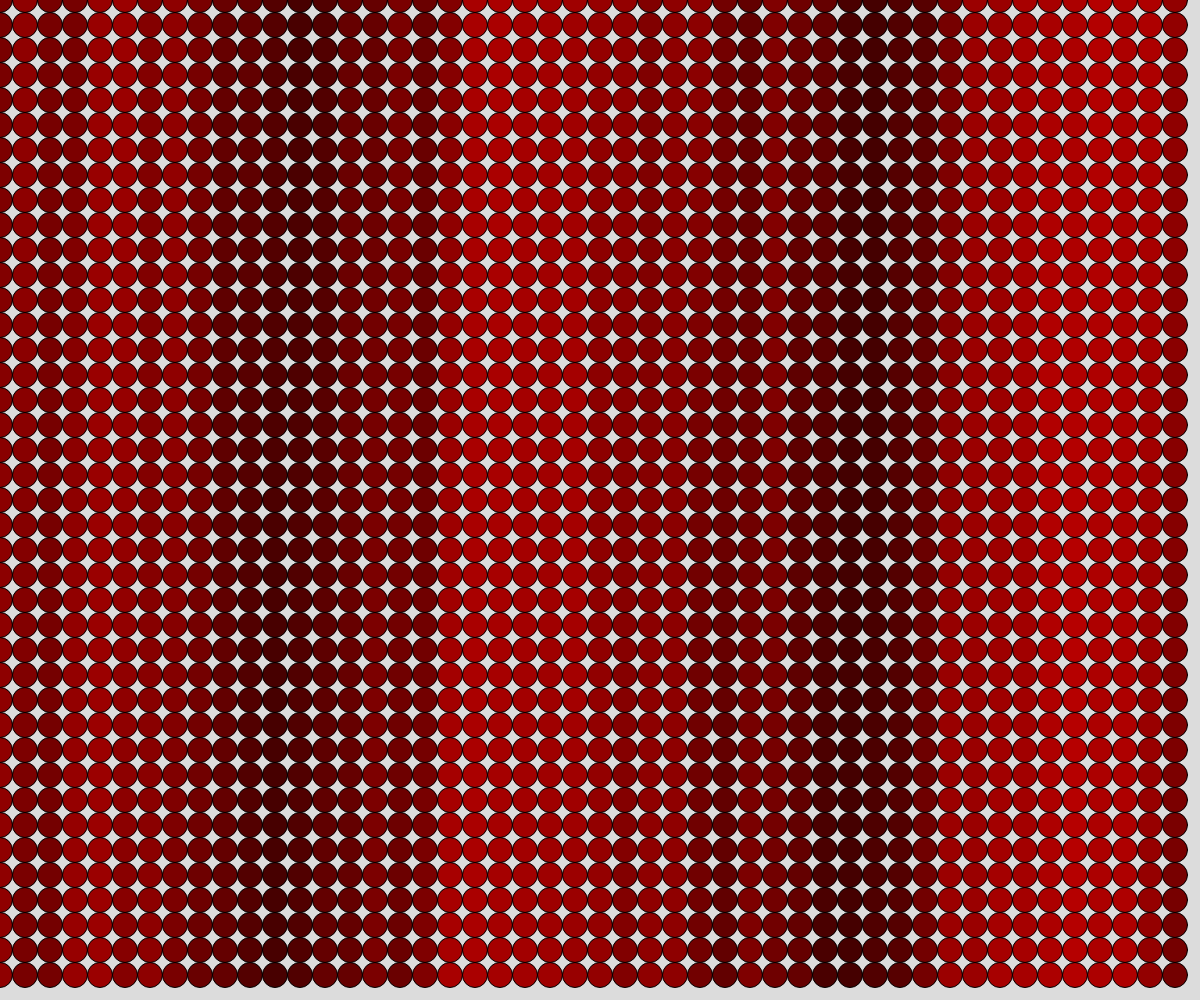
Frame 1 (no input)
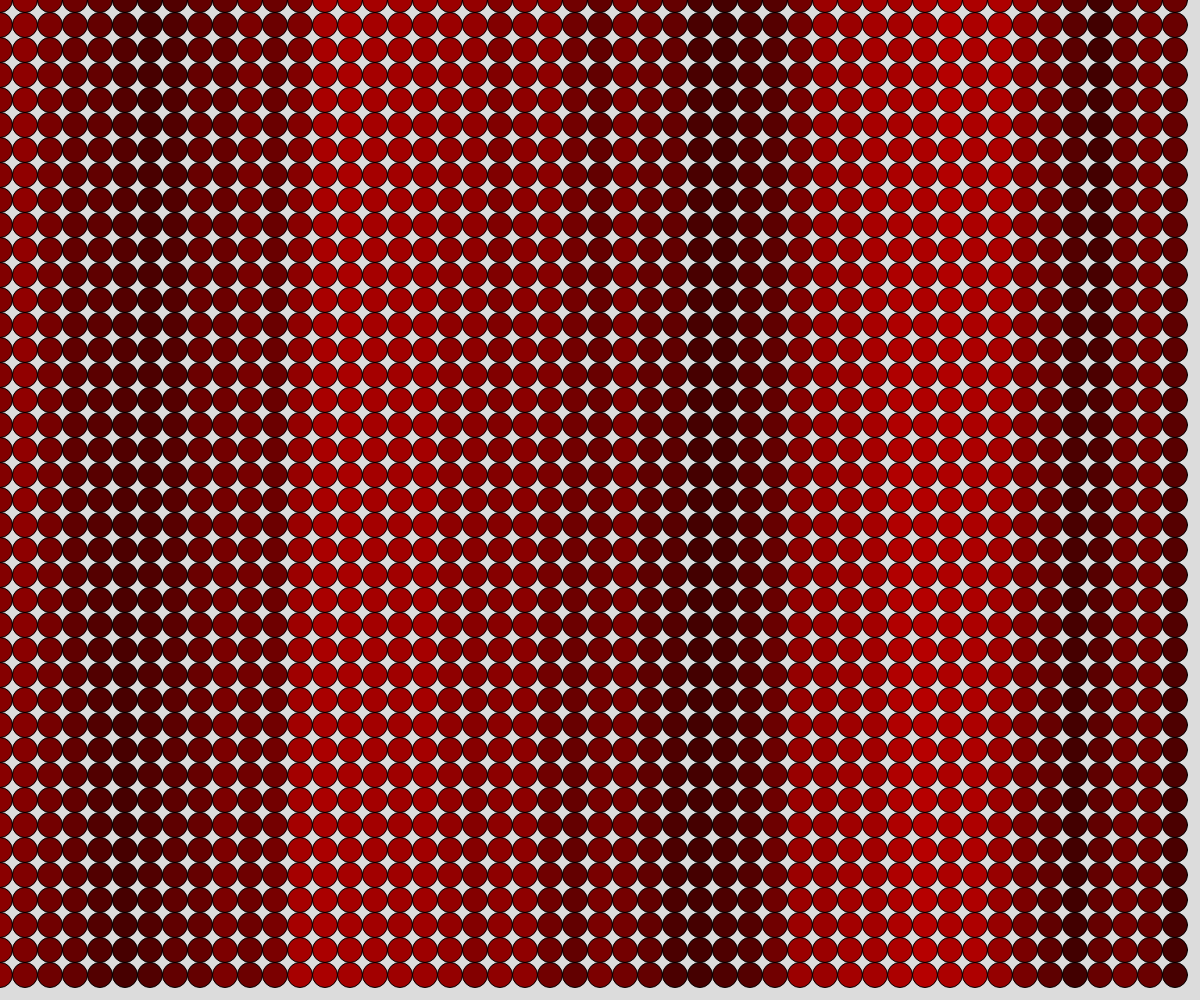
Frame 60 (no input)
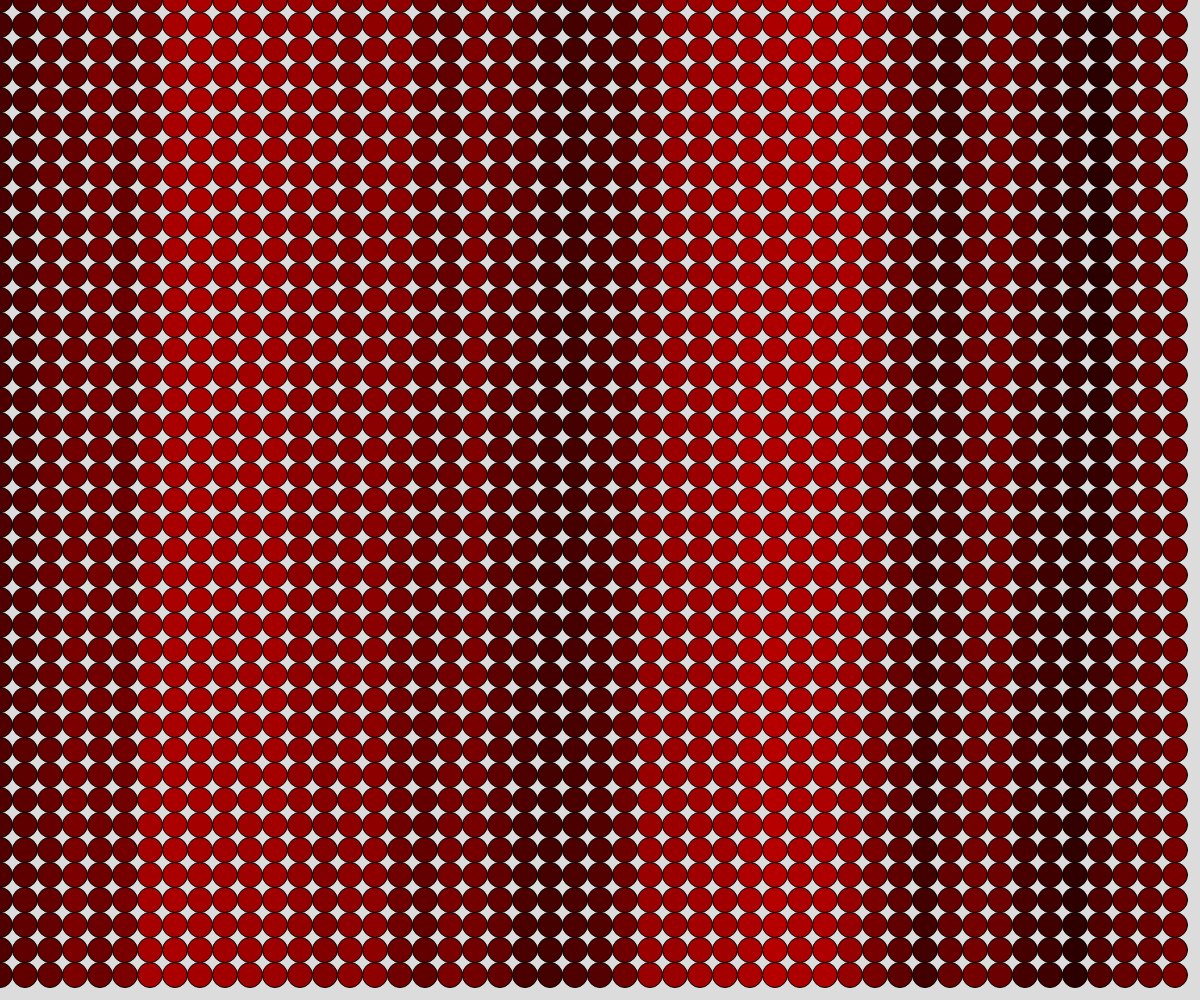
Frame 120 (the mouse pressed at the canvas centre since frame 60)

The p5.js sketch that drew these frames (run headless with seeded random() and noise() and a simulated clock; from frame 60 on, the mouse is pressed at the canvas centre):

// p5.js sketch
// ── sketch.js
// Perlin noise demo 2

let redTime = 10;
let redSpeed = 0.005;
let offsetAmount = 0.02;

function drawCircles(){
  for(let x = 0; x < width; x+=25){
    for(let y = 0; y<height; y+=25){
      let r = map(noise(redTime),0,1,0,255);
      fill(r,0,0);
      ellipse(x,y,25,25);
      redTime += redSpeed;
    }
  }
}

function setup() {
  createCanvas(windowWidth, windowHeight);
  //drawCircles();
}

function draw() {
  redTime = 10 + offsetAmount;
  background(220);
  drawCircles();
  offsetAmount += 0.02;
}
